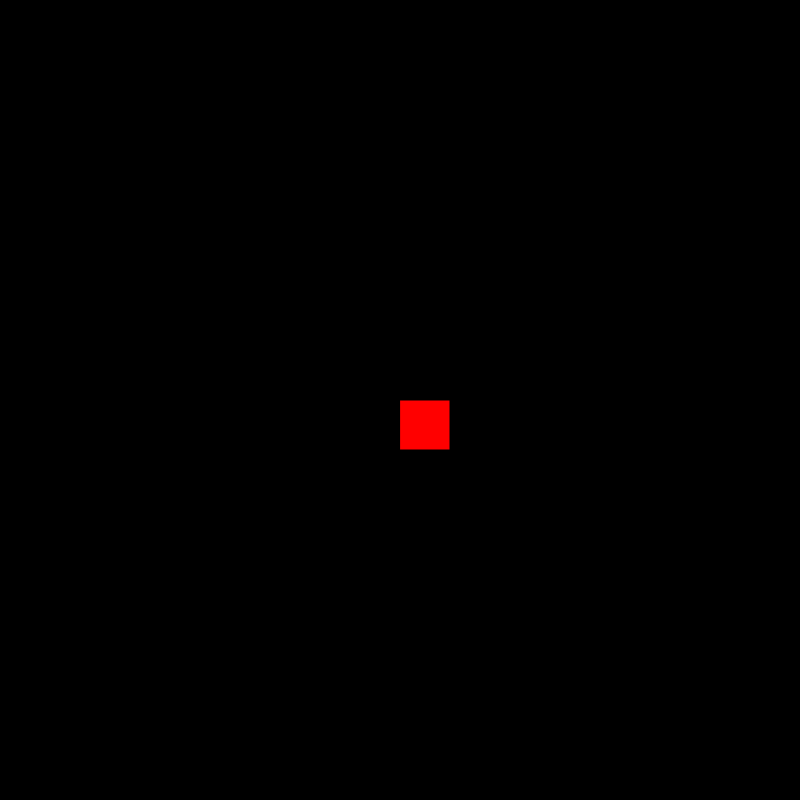
Frame 1 (no input)
Frame 60 (no input): identical to frame 1, image omitted
Frame 120 (the mouse pressed at the canvas centre since frame 60): identical to frame 1, image omitted

The p5.js sketch that drew this single still picture (run headless with seeded random() and noise() and a simulated clock; from frame 60 on, the mouse is pressed at the canvas centre):

// p5.js sketch
// ── sketch.js
var val =0;

function setup() {
  createCanvas(800,800);
  
}

function draw() {
  background (val);
  fill(2550,0,0);
    rect(width/2,height/2,50,50);
  
}
function mousePressed() {
  if(mouseX<width/2+50&&mouseX>width/2&&mouseY<height/2+50&&mouseY>height/2){
    if (val === 0) {
      val = 255;
    } else {
      val = 0;
    }
  }
}
